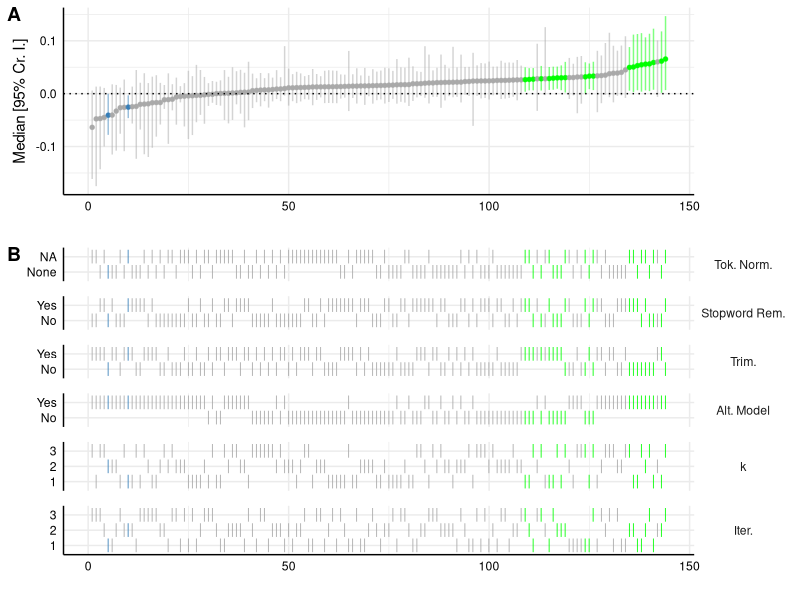
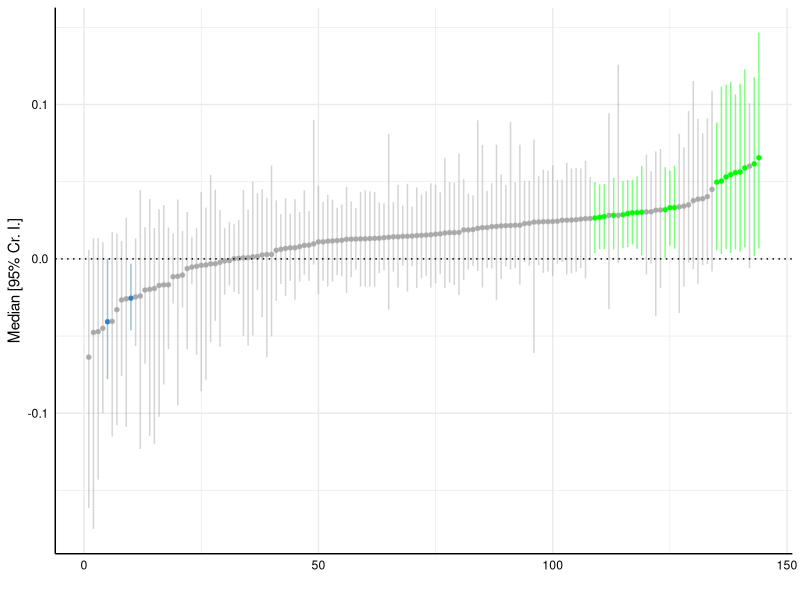
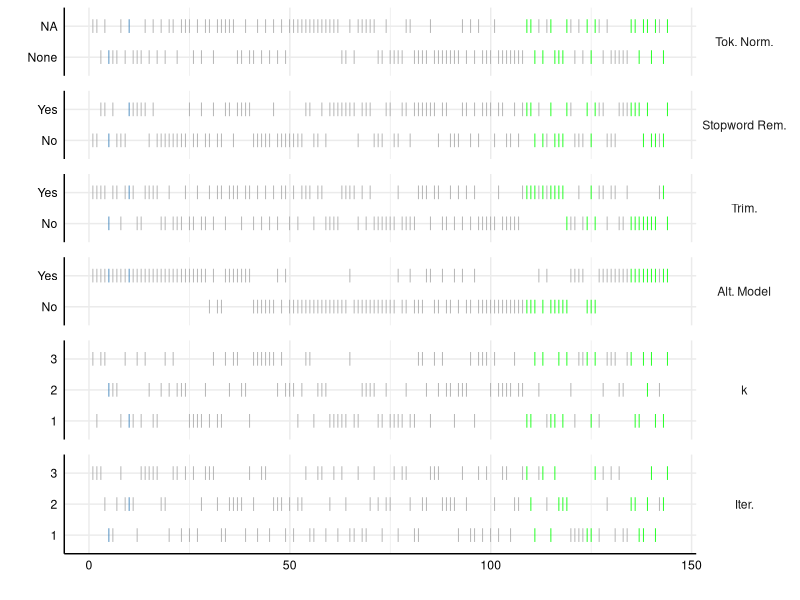

Recreate these plots in R, in order.
library(here)
library(dplyr)
library(ggplot2)
library(cowplot)
library(stringr)
library(tidyr)
library(purrr)

results <- read.csv(here("results", "aggregated", "takano", "1.csv"))

plot_a <- results |>
    arrange(Estimate) |>
    mutate(
        specifications = 1:nrow(results),
        color = case_when(
            Q2.5 > 0 ~ "green",
            Q97.5 < 0 ~ "#377eb8",
            is.na(Estimate) ~ "#e41a1c",
            TRUE ~ "darkgrey"
        )
    ) |>
    ggplot(aes(
        x = specifications,
        y = Estimate,
        ymin = Q2.5,
        ymax = Q97.5,
        color = color
    )) +
    geom_point(aes(color = color), size = 1) +
    theme_minimal() +
    scale_color_identity() +
    theme(
        strip.text = element_blank(),
        axis.line = element_line("black", linewidth = .5),
        legend.position = "none",
        panel.spacing = unit(0.75, "lines"),
        axis.text = element_text(colour = "black")
    ) +
    labs(x = "", y = "Median [95% Cr. I.]") +
    geom_pointrange(alpha = 0.5, size = 0.6, fatten = 1) +
    geom_hline(yintercept = 0, colour = "black", linetype = "dotted")

value <- key <- NULL
choices = c("Tok. Norm.", "Stopword Rem.", "Trim.", "Alt. Model", "k", "Iter.")

# Todo: Panel B of the entire plot still displays k and iteration settings as
# 1, 2, 3. I suppose that this should actually display the actual values used.
plot_b <- results |>
    arrange(Estimate) |>
    mutate(
        specifications = 1:nrow(results),
        color = case_when(
            Q2.5 > 0 ~ "green",
            Q97.5 < 0 ~ "#377eb8",
            is.na(Estimate) ~ "#e41a1c",
            TRUE ~ "darkgrey"
        )
    ) |>
    mutate(
        token_normalization = case_when(
            str_equal(token_normalization, "none") ~ "None",
            ## str_equal(token_normalization, "lemmatization") ~ "Lemma",
            str_equal(token_normalization, "stemming") ~ "Stem"
        ),
        stopword_removal = case_when(
            stopword_removal ~ "Yes",
            !stopword_removal ~ "No"
        ),
        trimming = case_when(
            trimming ~ "Yes",
            !trimming ~ "No"
        ),
        alternative_model = case_when(
            alternative_model ~ "Yes",
            !alternative_model ~ "No"
        )
    ) |>
    rename(
        "Tok. Norm." = token_normalization,
        "Stopword Rem." = stopword_removal,
        "Trim." = trimming,
        "Alt. Model" = alternative_model,
        "k" = k_setting,
        "Iter." = iteration_setting
    ) |>
    gather(key, value, all_of(choices)) |>
    mutate(key = factor(key, levels = choices)) |>
    ggplot(aes(x = specifications, y = value, color = color)) +
    geom_point(aes(x = specifications, y = value), shape = 124, size = 3.35) +
    scale_color_identity() +
    theme_minimal() +
    facet_grid(key ~ 1, scales = "free_y", space = "free_y") +
    theme(
        axis.line = element_line("black", linewidth = 0.5),
        legend.position = "none",
        panel.spacing = unit(0.75, "lines"),
        axis.text = element_text(colour = "black"),
        strip.text.x = element_blank(),
        strip.text.y = element_text(angle = 0)
    ) +
    labs(x = "", y = "")

plot <- plot_grid(
    plot_a,
    plot_b,
    labels = c("A", "B"),
    align = "v",
    axis = "rbl",
    rel_heights = c(2, 3),
    ncol = 1
)
